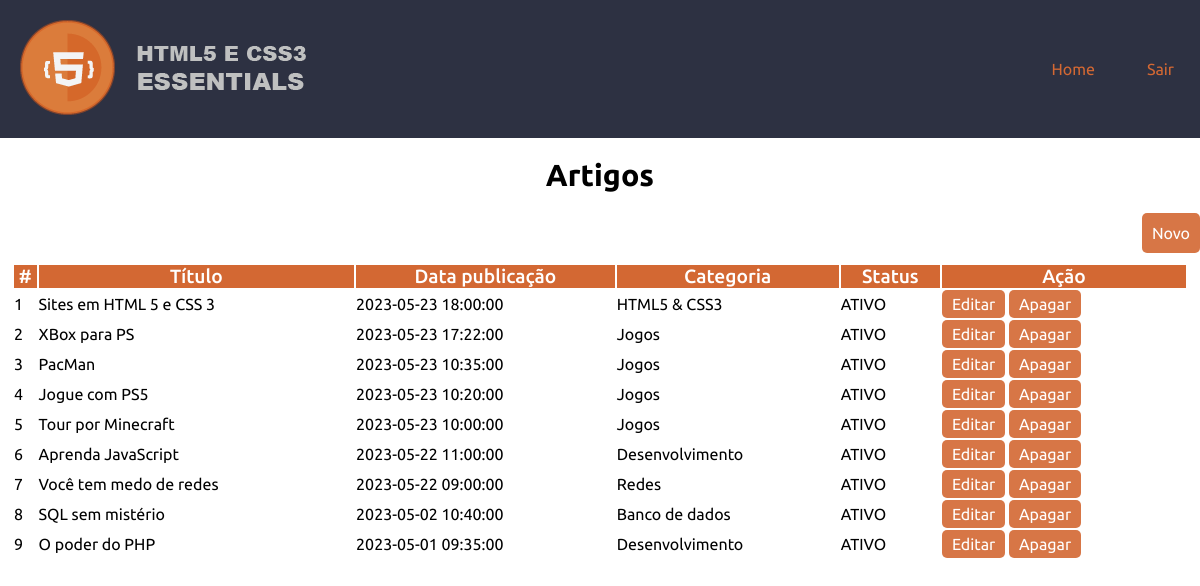
Page /app/views/artigos/index.php on the committed database.
### tables this page shows
CREATE TABLE artigos (
    id                  INTEGER PRIMARY KEY AUTO_INCREMENT,
    titulo              VARCHAR(100) NOT NULL,
    texto               TEXT,
    status              BOOLEAN NOT NULL DEFAULT FALSE,
    data_publicacao     DATETIME DEFAULT NOW(),
    imagem              VARCHAR(255) NULL,
    categoria_id        INTEGER NOT NULL,
    usuario_id          INTEGER NOT NULL,
    FOREIGN KEY (categoria_id) REFERENCES categorias(id),
    FOREIGN KEY (usuario_id) REFERENCES usuarios(id)
);

CREATE TABLE categorias (
    id              INTEGER PRIMARY KEY AUTO_INCREMENT,
    nome            VARCHAR(40) NOT NULL,
    status          BOOLEAN NOT NULL DEFAULT TRUE 
);

### app/src/database/conexao.php (called while the page is built)
<?php
    class Conexao
    {
        public static function getConexao()
        {
            try
            {
                $dbh = new PDO(
                    "mysql:host=127.0.0.1;port=3306;dbname=pccsampledb", "root", ""
                );
                $dbh->setAttribute(PDO::ATTR_ERRMODE, PDO::ERRMODE_SILENT);
                $dbh->query('SET NAMES utf8');
                $dbh->query('SET CHARACTER SET utf8');
                return $dbh;
            }
            catch(PDOException $error)
            {
                throw new Exception("Erro ao tentar conectar ao banco de dados. Verifique a conexão e o SGBD.");
            }
        }
    }

### app/src/dao/artigodao.php (called while the page is built, shortened)
<?php
require_once __DIR__ . '/../database/conexao.php';
class ArtigoDAO
{
    private $dbh;
    public function __construct()
    {
        $this->dbh = Conexao::getConexao();
    }
    public function getAll()
    {
        $query = "SELECT
                    artigos.id, artigos.titulo, artigos.texto, artigos.status, artigos.data_publicacao,
                    artigos.imagem, artigos.categoria_id, artigos.usuario_id,
                    categorias.nome as categoria,
                    usuarios.nome as usuario
                FROM artigos
                INNER JOIN categorias ON categorias.id = artigos.categoria_id
                INNER JOIN usuarios ON usuarios.id = artigos.usuario_id
                ORDER BY artigos.data_publicacao DESC,
                    categorias.nome;";
        $stmt = $this->dbh->query($query);
        $rows = $stmt->fetchAll();
        $this->dbh = null;
        return $rows;
    }
}

### app/views/artigos/index.php (the view, shortened to what this page needs)
<?php
require_once __DIR__ . "/../layouts/admin/header.php";
require_once __DIR__ . "/../../src/dao/artigodao.php";
$dao = new ArtigoDAO();
$rows = $dao->getAll();
?>
<main>
    <div class="main_opc">
        <section class="main_course" id="escola">
            <header class="novo__form__titulo">
                <h2>Artigos</h2>
            </header>
            <div class="main_course_content">
                <div style="text-align: right;width: 100%;">
                    <button class="btn" style="min-height: 40px; margin-bottom: 10px;" onclick="javascript:window.location='create.php'">Novo</button>
                </div>
                <section>
                    <table border="0" class="table" style="width:98vw;">
                        <thead>
                            <tr>
                                <th>#</th>
                                <th>Título</th>
                                <th>Data publicação</th>
                                <th>Categoria</th>
                                <th>Status</th>
                                <th>Ação</th>
                            </tr>
                        </thead>
                        <tbody>
                            <?php if (!$rows) : ?>
                                <tr>
                                    <td colspan="5"><strong>Não existem dados cadastrados.</strong></td>
                                </tr>
                                <?php else : $count = 1;
                                foreach ($rows as $row) :  ?>
                                    <tr>
                                        <td><?= $count++;  ?></td>
                                        <td><?= $row["titulo"] ?></td>
                                        <td><?= $row["data_publicacao"] ?></td>
                                        <td><?= $row["categoria"] ?></td>
                                        <td><?= $row["status"] == "1" ? 'ATIVO': 'INATIVO' ?></td>
                                        <td>
                                            <div style="display:flex;">
                                                <a href="edit.php?id=<?= $row['id'] ?>" class="btn">Editar</a>&nbsp;
                                                <form action="delete.php" method="post">
                                                    <button class="btn" name="botao" value="deletar" onclick="return confirm('Deseja excluir o registro?');">Apagar</button>
                                                </form>
                                            </div>
                                        </td>
                                    </tr>
                            <?php endforeach;
                            endif ?>
                        </tbody>
                    </table>
                </section>
            </div>
        </section>
    </div>
</main>
</body>
</html>

### app/views/layouts/admin/header.php (shortened to what this page needs)
<!DOCTYPE html>
<html lang="pt-br">
<head>
    <link href="../assets/css/boot.css" rel="stylesheet">
    <link href="../assets/css/style.css" rel="stylesheet">
    <link href="../assets/css/fonticon.css" rel="stylesheet">
    <link href="../assets/css/lista.css" rel="stylesheet">
    <link href="../assets/css/novoform.css" rel="stylesheet">
</head>
<body>
<header class="main_header">
    <div class="main_header_content">
        <a href="../usuario_admin.php" class="logo">
            <img src="../assets/img/logo.png" alt="Bem vindo ao projeto prático Html5 e Css3 Essentials" title="Bem vindo ao projeto prático Html5 e Css3 Essentials"></a>
        <nav class="main_header_content_menu">
            <ul>
                <li><a href="../usuario_admin.php">Home</a></li>
                <li><a href="../auth/logout.php">Sair</a></li>
            </ul>
        </nav>
    </div>
</header>

### app/views/assets/css/boot.css (style rules this page uses)
* { padding: 0; margin: 0; box-sizing: border-box; text-decoration: none; font-size: 1em; font-family: 'Ubuntu', sans-serif; }

### app/views/assets/css/style.css (style rules this page uses)
.main_header { width: 100%; background-color: #2d3142; }
.main_header .main_header_content { max-width: 1300px; margin: 0 auto; display: flex; flex-wrap: wrap; }
.main_header .main_header_content .logo { flex-basis: 330px; padding: 20px; width: 290px; }
.main_header .main_header_content .main_header_content_menu { flex-basis: calc(100% - 330px); display: flex; justify-content: flex-end; }
.main_header_content_menu ul { display: flex; align-items: stretch; }
.main_header_content_menu ul li { list-style: none; display: flex; align-items: center; }
.main_header_content_menu ul li a { padding: 0 26px; display: flex; align-items: center; height: 100%; color:#d36833; }
.main_course { width:100%; }
.main_course_content { max-width: 1300px; margin: 0 auto; display: flex; flex-wrap: wrap; justify-content: space-around; margin-bottom: 40px; }

### app/views/assets/css/lista.css (style rules this page uses)
.table tr th { font-weight: 500; font-size: 1.2em; background-color: #d36833; color: #fff; }
.btn { background-color: #d36833; border-radius: 5px; border: none; color: #fff; padding: 5px 10px; opacity: 0.9; }

### app/views/assets/css/novoform.css (style rules this page uses)
.novo__form__titulo { font-size: 1.9rem; font-weight: 200; text-align: center; margin: 20px 0; }

### rows in the picture
artigos: titulo "Sites em HTML 5 e CSS 3", data_publicacao "2023-05-23 18:00:00", categoria.nome "HTML5 & CSS3", status "ATIVO"
artigos: titulo "XBox para PS", data_publicacao "2023-05-23 17:22:00", categoria.nome "Jogos", status "ATIVO"
artigos: titulo "PacMan", data_publicacao "2023-05-23 10:35:00", categoria.nome "Jogos", status "ATIVO"
artigos: titulo "Jogue com PS5", data_publicacao "2023-05-23 10:20:00", categoria.nome "Jogos", status "ATIVO"
artigos: titulo "Tour por Minecraft", data_publicacao "2023-05-23 10:00:00", categoria.nome "Jogos", status "ATIVO"
artigos: titulo "Aprenda JavaScript", data_publicacao "2023-05-22 11:00:00", categoria.nome "Desenvolvimento", status "ATIVO"
artigos: titulo "Você tem medo de redes", data_publicacao "2023-05-22 09:00:00", categoria.nome "Redes", status "ATIVO"
artigos: titulo "SQL sem mistério", data_publicacao "2023-05-02 10:40:00", categoria.nome "Banco de dados", status "ATIVO"
artigos: titulo "O poder do PHP", data_publicacao "2023-05-01 09:35:00", categoria.nome "Desenvolvimento", status "ATIVO"
